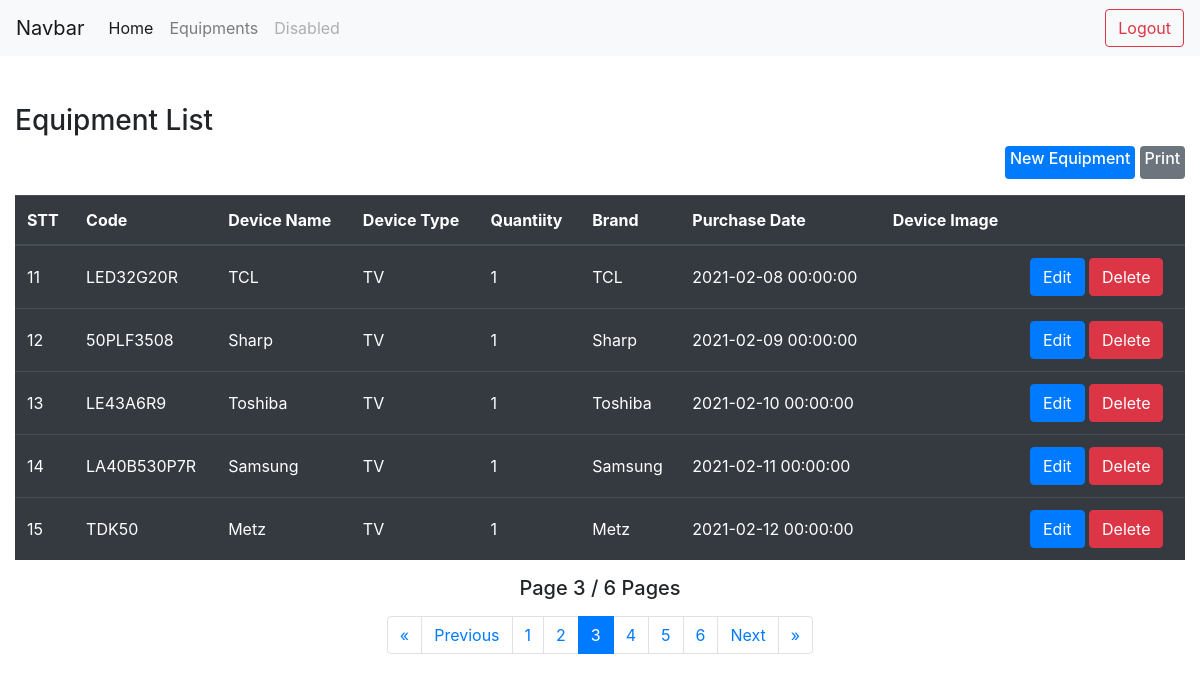
The page /views/EquipmentList.php?page=3 on the database its author committed.
### tables this page shows
CREATE TABLE `equipment` (
`ID` INT(11) NOT NULL AUTO_INCREMENT,
`code` varchar(50) NOT NULL,
`device_name` varchar(50) NOT NULL,
`device_type` varchar(50) NOT NULL,
`quantity` int DEFAULT 0,
`brand` varchar(30) DEFAULT NULL,
`device_image` varchar(50) DEFAULT NULL,
`purchase_date` timestamp NOT NULL DEFAULT current_timestamp(),
`createdAt` timestamp NOT NULL DEFAULT current_timestamp(),
`updatedAt` timestamp NOT NULL DEFAULT current_timestamp() ON UPDATE current_timestamp(),
`deletedAt` timestamp NULL DEFAULT NULL,

PRIMARY KEY (`ID`),
UNIQUE KEY `UQ_Equipment_code` (`code`)
);

### views/EquipmentList.php (the view, shortened to what this page needs)
<!DOCTYPE html>
<html lang="en">
<head>
    <?php include "layouts/Head.php" ?>
</head>
<body>
    <?php require_once "../connectDB.php"; ?>
    <?php
        $query = "SELECT COUNT(*) FROM equipment";
        $result_total_page = mysqli_query($connectDB, $query);
        $totalItem = mysqli_fetch_row($result_total_page)[0];
    ?>
    <?php
        $currentPage = isset($_GET["page"]) ? $_GET["page"] : 1 ;
        $itemPerPage = 5;
        $skip = ($currentPage * $itemPerPage) - $itemPerPage;
        $totalPage = ceil($totalItem / $itemPerPage);
    ?>
    <?php include "layouts/Header.php" ?>
    <div class="container">
        <h3>Equipment List</h3>
        <div class="text-right mb-3">
            <a href="/views/NewEquipmentForm.php" class="badge badge-primary"><h6>New Equipment</h6></a>
            <a href="#" class="badge badge-secondary"><h6>Print</h6></a>
        </div>
        <table class="table table-dark table-hover">
            <thead>
                <tr>
                    <th>STT</th>
                    <th>Code</th>
                    <th>Device Name</th>
                    <th>Device Type</th>
                    <th>Quantiity</th>
                    <th>Brand</th>
                    <th>Purchase Date</th>
                    <th>Device Image</th>
                    <th></th>
                </tr>
            </thead>
            <tbody>
                <?php
                    $query_select = "SELECT * FROM equipment LIMIT " . $itemPerPage . " OFFSET " . $skip;
                    $result = mysqli_query($connectDB, $query_select);
                    if(mysqli_num_rows($result) > 0){
                        while($row = mysqli_fetch_assoc($result)){
                ?>
                            <tr>
                                <td class="align-middle"><?php echo $row["ID"]; ?></td>
                                <td class="align-middle"><?php echo $row["code"]; ?></td>
                                <td class="align-middle"><?php echo $row["device_name"]; ?></td>
                                <td class="align-middle"><?php echo $row["device_type"]; ?></td>
                                <td class="align-middle"><?php echo $row["quantity"]; ?></td>
                                <td class="align-middle"><?php echo $row["brand"]; ?></td>
                                <td class="align-middle"><?php echo $row["purchase_date"]; ?></td>
                                <td>
                                </td>
                                <td class="align-middle">
                                    <a href="UpdateEquipmentForm.php?id=<?php echo $row["ID"]; ?>" class="btn btn-primary" role="button">Edit</a>
                                    <a href="#" data-toggle="modal" data-target="#delete_modal" id="<?php echo $row["ID"]; ?>" class="btn btn-danger btn_delete" role="button">Delete</a>
                                </td>
                            </tr>
                <?php
                        }
                    }
                ?>
            </tbody>
        </table>
        <div>
            <h5 class="text-center mb-3">Page <?php echo $currentPage?> / <?php echo $totalPage ?> Pages</h5>
        </div>
        <nav aria-label="Pagingnation">
            <ul class="pagination justify-content-center">
                <li class="page-item <?php echo $currentPage == 1 ? "disabled" :"" ?>">
                    <a class="page-link" href="/views/EquipmentList.php">
                        <span aria-hidden="true">&laquo;</span>
                    </a>
                </li>
                <li class="page-item <?php echo $currentPage == 1 ? "disabled" :"" ?>">
                    <a class="page-link" href="/views/EquipmentList.php?page=<?php echo $currentPage - 1 ?>" tabindex="-1">Previous</a>
                </li>
                <?php
                    $end = $currentPage > 3 ? $currentPage + 2 : $totalPage;
                    for($page = $currentPage > 3 ? $currentPage - 2 : 1; $page <= $end && $page <= $totalPage; $page++){
                ?>
                        <li class="page-item <?php echo $page == $currentPage ? 'active' : '' ?> "><a class='page-link' href="/views/EquipmentList.php?page=<?php echo $page?>"><?php echo $page?></a></li>
                <?php
                    }
                ?>
                <li class="page-item <?php echo $totalPage == $currentPage ? "disabled" : "" ?>">
                    <a class="page-link" href="/views/EquipmentList.php?page=<?php echo $currentPage + 1 ?>">Next</a>
                </li>
                <li class="page-item <?php echo $totalPage == $currentPage ? "disabled" : "" ?>">
                    <a class="page-link" href="/views/EquipmentList.php?page=<?php echo $totalPage?>">
                        <span aria-hidden="true">&raquo;</span>
                    </a>
                </li>
            </ul>
        </nav>
    </div>
</body>
</html>

### views/EquipmentList.php (style rules this page uses)
.container { margin-top: 3rem; max-width: 80rem; }

### rows shown on the page
equipment: ID "11", code "LED32G20R", device_name "TCL", device_type "TV", quantity "1", brand "TCL", purchase_date "2021-02-08 00:00:00"
equipment: ID "12", code "50PLF3508", device_name "Sharp", device_type "TV", quantity "1", brand "Sharp", purchase_date "2021-02-09 00:00:00"
equipment: ID "13", code "LE43A6R9", device_name "Toshiba", device_type "TV", quantity "1", brand "Toshiba", purchase_date "2021-02-10 00:00:00"
equipment: ID "14", code "LA40B530P7R", device_name "Samsung", device_type "TV", quantity "1", brand "Samsung", purchase_date "2021-02-11 00:00:00"
equipment: ID "15", code "TDK50", device_name "Metz", device_type "TV", quantity "1", brand "Metz", purchase_date "2021-02-12 00:00:00"

### other values the page prints
$currentPage "3"
$totalPage "6"
